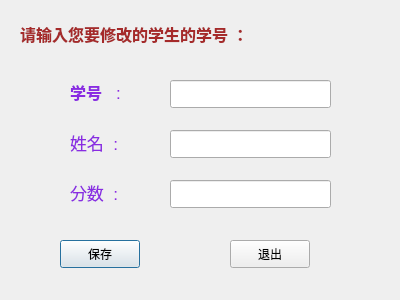
<?xml version="1.0" encoding="UTF-8"?>
<ui version="4.0">
 <class>chaneDlg</class>
 <widget class="QDialog" name="chaneDlg">
  <property name="geometry">
   <rect>
    <x>0</x>
    <y>0</y>
    <width>400</width>
    <height>300</height>
   </rect>
  </property>
  <property name="windowTitle">
   <string>Dialog</string>
  </property>
  <widget class="QPushButton" name="pushButton">
   <property name="geometry">
    <rect>
     <x>60</x>
     <y>240</y>
     <width>80</width>
     <height>28</height>
    </rect>
   </property>
   <property name="text">
    <string>保存</string>
   </property>
  </widget>
  <widget class="QPushButton" name="pushButton_2">
   <property name="geometry">
    <rect>
     <x>230</x>
     <y>240</y>
     <width>80</width>
     <height>28</height>
    </rect>
   </property>
   <property name="text">
    <string>退出</string>
   </property>
  </widget>
  <widget class="QLabel" name="label">
   <property name="geometry">
    <rect>
     <x>70</x>
     <y>80</y>
     <width>81</width>
     <height>24</height>
    </rect>
   </property>
   <property name="text">
    <string>&lt;html&gt;&lt;head&gt;&lt;meta name=&quot;qrichtext&quot; content=&quot;1&quot; /&gt;&lt;style type=&quot;text/css&quot;&gt;
p, li { white-space: pre-wrap; }
&lt;/style&gt;&lt;/head&gt;&lt;body style=&quot; font-family:'Sans Serif'; font-size:9pt; font-weight:400; font-style:normal;&quot;&gt;
&lt;p style=&quot; margin-top:0px; margin-bottom:0px; margin-left:0px; margin-right:0px; -qt-block-indent:0; text-indent:0px;&quot;&gt;&lt;span style=&quot; font-size:12pt; font-weight:600; color:#8a2be2;&quot;&gt;学号&lt;/span&gt;&lt;span style=&quot; font-size:13pt; color:#8a2be2;&quot;&gt;   :&lt;/span&gt;&lt;/p&gt;&lt;/body&gt;&lt;/html&gt;</string>
   </property>
  </widget>
  <widget class="QLabel" name="label_2">
   <property name="geometry">
    <rect>
     <x>70</x>
     <y>130</y>
     <width>58</width>
     <height>24</height>
    </rect>
   </property>
   <property name="text">
    <string>&lt;html&gt;&lt;head&gt;&lt;meta name=&quot;qrichtext&quot; content=&quot;1&quot; /&gt;&lt;style type=&quot;text/css&quot;&gt;
p, li { white-space: pre-wrap; }
&lt;/style&gt;&lt;/head&gt;&lt;body style=&quot; font-family:'Sans Serif'; font-size:9pt; font-weight:400; font-style:normal;&quot;&gt;
&lt;p style=&quot; margin-top:0px; margin-bottom:0px; margin-left:0px; margin-right:0px; -qt-block-indent:0; text-indent:0px;&quot;&gt;&lt;span style=&quot; font-size:13pt; color:#8a2be2;&quot;&gt;姓名  :&lt;/span&gt;&lt;/p&gt;&lt;/body&gt;&lt;/html&gt;</string>
   </property>
  </widget>
  <widget class="QLabel" name="label_3">
   <property name="geometry">
    <rect>
     <x>70</x>
     <y>180</y>
     <width>81</width>
     <height>24</height>
    </rect>
   </property>
   <property name="text">
    <string>&lt;html&gt;&lt;head&gt;&lt;meta name=&quot;qrichtext&quot; content=&quot;1&quot; /&gt;&lt;style type=&quot;text/css&quot;&gt;
p, li { white-space: pre-wrap; }
&lt;/style&gt;&lt;/head&gt;&lt;body style=&quot; font-family:'Sans Serif'; font-size:9pt; font-weight:400; font-style:normal;&quot;&gt;
&lt;p style=&quot; margin-top:0px; margin-bottom:0px; margin-left:0px; margin-right:0px; -qt-block-indent:0; text-indent:0px;&quot;&gt;&lt;span style=&quot; font-size:13pt; color:#8a2be2;&quot;&gt;分数  :&lt;/span&gt;&lt;/p&gt;&lt;/body&gt;&lt;/html&gt;</string>
   </property>
  </widget>
  <widget class="QLineEdit" name="lineEdit">
   <property name="geometry">
    <rect>
     <x>170</x>
     <y>80</y>
     <width>161</width>
     <height>28</height>
    </rect>
   </property>
  </widget>
  <widget class="QLineEdit" name="lineEdit_2">
   <property name="geometry">
    <rect>
     <x>170</x>
     <y>130</y>
     <width>161</width>
     <height>28</height>
    </rect>
   </property>
  </widget>
  <widget class="QLineEdit" name="lineEdit_3">
   <property name="geometry">
    <rect>
     <x>170</x>
     <y>180</y>
     <width>161</width>
     <height>28</height>
    </rect>
   </property>
  </widget>
  <widget class="QLabel" name="label_4">
   <property name="geometry">
    <rect>
     <x>20</x>
     <y>20</y>
     <width>371</width>
     <height>29</height>
    </rect>
   </property>
   <property name="text">
    <string>&lt;html&gt;&lt;head&gt;&lt;meta name=&quot;qrichtext&quot; content=&quot;1&quot; /&gt;&lt;style type=&quot;text/css&quot;&gt;
p, li { white-space: pre-wrap; }
&lt;/style&gt;&lt;/head&gt;&lt;body style=&quot; font-family:'Sans Serif'; font-size:9pt; font-weight:400; font-style:normal;&quot;&gt;
&lt;p style=&quot; margin-top:0px; margin-bottom:0px; margin-left:0px; margin-right:0px; -qt-block-indent:0; text-indent:0px;&quot;&gt;&lt;span style=&quot; font-size:12pt; font-weight:600; color:#a52a2a;&quot;&gt;请输入您要修改的学生的学号 ：&lt;/span&gt;&lt;/p&gt;&lt;/body&gt;&lt;/html&gt;</string>
   </property>
  </widget>
 </widget>
 <resources/>
 <connections/>
</ui>
